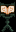

Rendered tile map (Tiled .tmx) drawn with the repository's tilesets; below, a short description and the full map source, tile grids included:
An orthogonal 1x2 tile map with 16x16 px tiles, 1 tile layer (Buildings) and 1 object (TileData).

<map version="1.4" tiledversion="1.4.2" orientation="orthogonal" renderorder="right-down" width="1" height="2" tilewidth="16" tileheight="16" infinite="0" nextlayerid="3" nextobjectid="2">
 <tileset firstgid="1" name="z_CodexGigas" tilewidth="16" tileheight="16" tilecount="2" columns="1">
  <image source="z_CodexGigas.png" width="16" height="32" />
 </tileset>
 <layer id="1" name="Buildings" width="1" height="2">
  <data encoding="csv">
1,
2
</data>
 </layer>
 <objectgroup id="2" name="Buildings">
  <object id="1" name="TileData" x="0" y="16" width="16" height="16">
   <properties>
    <property name="Action" value="Message &quot;CodexGigas&quot;" />
   </properties>
  </object>
 </objectgroup>
</map>
